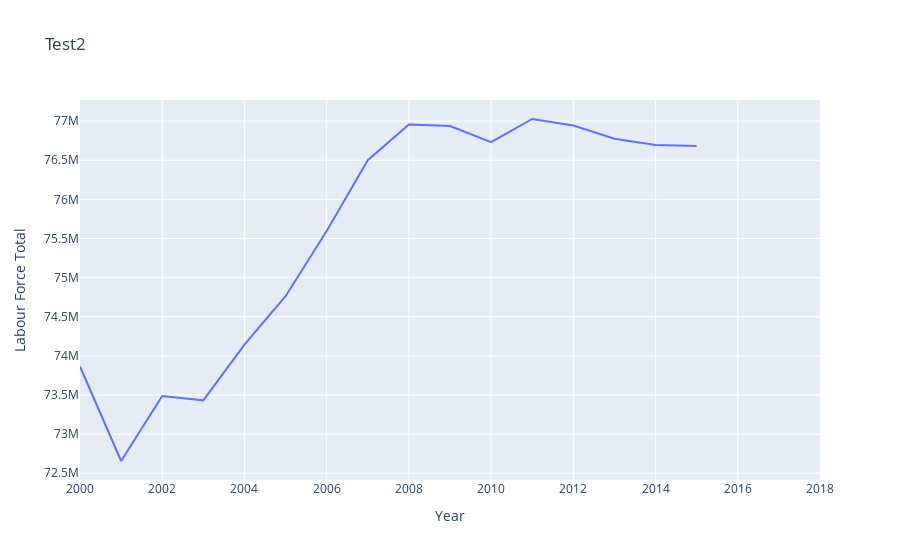

Write notebook code for a chart like this one.
### Code cell
figure2 = px.line(df_inno[df_inno['Region'] == 'Russia'], x='Year', y='Labour Force Total', title='Test2')

figure2.show()

### Figure 1 — Plotly figure (JSON) as saved in the notebook; plotly's stock layout.template omitted (floating-point values rounded to 4 significant figures)
{"data": [{"hovertemplate": "Year=%{x}<br>Labour Force Total=%{y}<extra></extra>", "legendgroup": "", "line": {"color": "#636efa", "dash": "solid"}, "marker": {"symbol": "circle"}, "mode": "lines", "name": "", "orientation": "v", "showlegend": false, "type": "scatter", "x": [2000, 2001, 2002, 2003, 2004, 2005, 2006, 2007, 2008, 2009, 2010, 2011, 2012, 2013, 2014, 2015, 2016, 2017, 2018], "xaxis": "x", "y": [73863800, 72655800, 73486300, 73431300, 74143000, 74761500, 75596400, 76500100, 76956200, 76937200, 76731200, 77027200, 76944700, 76775100, 76695600, 76680600, null, null, null], "yaxis": "y"}], "layout": {"legend": {"tracegroupgap": 0}, "title": {"text": "Test2"}, "xaxis": {"anchor": "y", "domain": [0, 1], "title": {"text": "Year"}}, "yaxis": {"anchor": "x", "domain": [0, 1], "title": {"text": "Labour Force Total"}}}}
